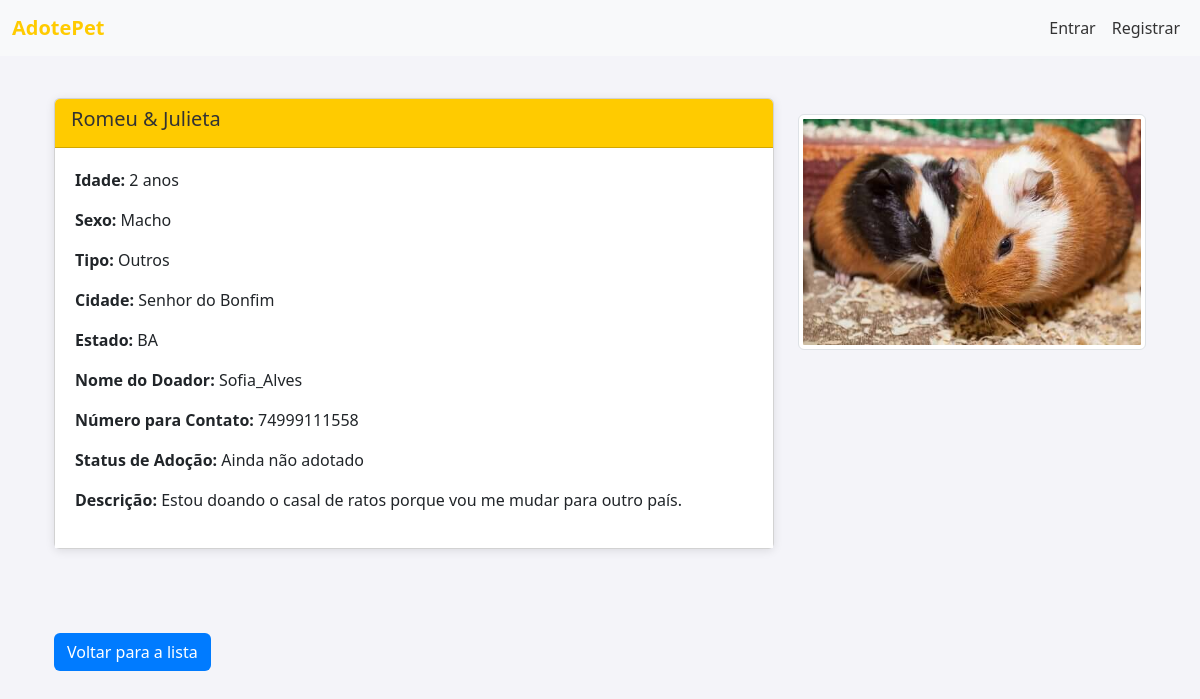
Screenshot of /animal/17/ with the database file from the repository.
### adote/models.py (models this page shows, shortened)
class Animal(models.Model):
    nome = models.CharField(max_length=100)
    idade_anos = models.PositiveIntegerField(
        blank=True, null=True,
        help_text="Preencha apenas se a idade estiver em anos."
    )
    idade_meses = models.PositiveIntegerField(
        blank=True, null=True,
        help_text="Preencha apenas se a idade estiver em meses."
    )
    sexo = models.CharField(max_length=1, choices=SEXO_CHOICES, default='M')
    tipo = models.ForeignKey(TipoAnimal, on_delete=models.CASCADE, related_name="animais")
    descricao = models.TextField(blank=True)
    local = models.ForeignKey(Local, on_delete=models.CASCADE, related_name="animais")
    adotado = models.BooleanField(default=False)
    adotante = models.ForeignKey(
        settings.AUTH_USER_MODEL, null=True, blank=True,
        on_delete=models.SET_NULL, related_name='animais_adotados'
    )
    doador = models.ForeignKey(
        settings.AUTH_USER_MODEL, null=True, blank=True,
        on_delete=models.SET_NULL, related_name='animais_doados'
    )
    foto = models.ImageField(upload_to='fotos_animais/', blank=True, null=True)
    @property
    def idade_formatada(self):
        if self.idade_anos:
            return f"{self.idade_anos} anos"
        elif self.idade_meses:
            return f"{self.idade_meses} meses"
        return "Idade não especificada"
    class Meta:
        verbose_name = "Animal"
        verbose_name_plural = "Animais"

class TipoAnimal(models.Model):
    nome = models.CharField(max_length=50, unique=True)
    descricao = models.TextField(blank=True)
    class Meta:
        verbose_name = "Tipo de Animal"
        verbose_name_plural = "Tipos de Animais"

class Local(models.Model):
    cidade = models.CharField(max_length=100)
    estado = models.CharField(max_length=50)  # Corrigido de maxlength para max_length
    class Meta:
        verbose_name = "Local"
        verbose_name_plural = "Locais"

class Usuario(AbstractUser):
    tipo_usuario = models.CharField(max_length=10, choices=TIPOS_USUARIO)
    telefone = models.CharField(
        max_length=15,
        blank=True,
        validators=[RegexValidator(
            regex=r'^\+?\d{10,15}$',
            message="Telefone inválido. Use um número válido com 10 a 15 dígitos."
        )]
    )
    class Meta:
        verbose_name = "Usuário"
        verbose_name_plural = "Usuários"

### adote/views.py (the view)
# urls.py: path('animal/<int:animal_id>/', views.detalhes_animal, name='detalhes_animal'),
def detalhes_animal(request, animal_id): #ATZ 1.3
    animal = get_object_or_404(Animal, id=animal_id)
    if request.user.is_authenticated and (request.user == animal.doador or request.user.tipo_usuario == 'admin'):
        return redirect('gerenciar_adocao', animal_id=animal_id)
    return render(request, 'detalhes_animal.html', {'animal': animal})

### adote/templates/detalhes_animal.html (shortened to what this page needs)
{% extends 'base.html' %}
{% block content %}
<div class="container mt-5">
    <div class="row mb-5">
        <div class="col-md-8">
            <div class="card">
                <div class="card-header">
                    <h5 class="card-title">{{ animal.nome }}</h5>
                </div>
                <div class="card-body">
                    <p><strong>Idade:</strong> {{ animal.idade_formatada }}</p>
                    <p><strong>Sexo:</strong> {{ animal.get_sexo_display }}</p>
                    <p><strong>Tipo:</strong> {{ animal.tipo.nome }}</p>
                    <p><strong>Cidade:</strong> {{ animal.local.cidade }}</p>
                    <p><strong>Estado:</strong> {{ animal.local.estado }}</p>
                    <p><strong>Nome do Doador:</strong> {{ animal.doador.username }}</p>
                    <p><strong>Número para Contato:</strong> {{ animal.doador.telefone }}</p>
                    <p><strong>Status de Adoção:</strong> {{ animal.adotado|yesno:"Adotado,Ainda não adotado" }}</p>
                    <p><strong>Descrição:</strong> {{ animal.descricao }}</p>
                </div>
            </div>
        </div>
        <div class="col-md-4 text-center">
            {% if animal.foto %}
                <img src="{{ animal.foto.url }}" alt="Foto de {{ animal.nome }}" class="img-fluid img-thumbnail my-3" style="max-width: 100%; height: auto;">
            {% else %}
                <p>Sem foto disponível.</p>
            {% endif %}
        </div>
    </div>
    <a href="{% url 'lista_animais' %}" class="btn btn-custom back-link mt-3">Voltar para a lista</a>
</div>
{% endblock %}

### adote/templates/base.html (style rules this page uses)
body { background-color: #f4f4f9; padding-top: 50px; }
.card { margin-bottom: 20px; box-shadow: 0 2px 10px rgba(0, 0, 0, 0.1); }
.card-header { background-color: #ffcb00; font-weight: bold; color: #333; }
.card-body { background-color: white; padding: 20px; }
.btn-custom { background-color: #007bff; color: white; }
.back-link { margin-top: 20px; display: inline-block; }

### rows the page displays
Animal: nome "Romeu & Julieta", idade_formatada "2 anos", sexo "Macho", tipo.nome "Outros", local.cidade "Senhor do Bonfim", local.estado "BA", doador.username "Sofia_Alves", doador.telefone "74999111558", adotado "Ainda não adotado", descricao "Estou doando o casal de ratos porque vou me mudar para outro país.", foto (picture)
